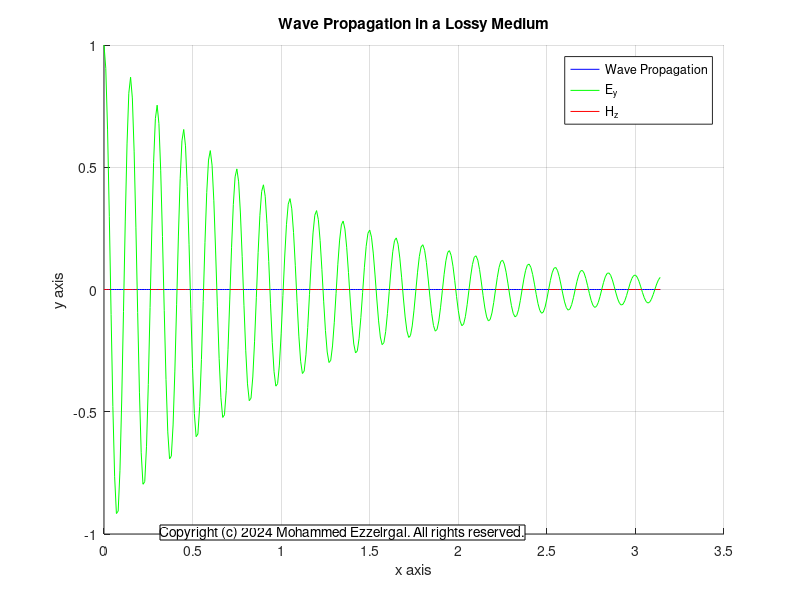

The MATLAB source for this figure:
%%  parameters
f = 1e9; 
omega = 2 * pi * f; 
epsilon_r = 4; 
sigma = 0.01; 
mu_r = 1;  
phi = 0; 

%% Constants
mu_0 = 4 * pi * 1e-7;
epsilon_0 = 8.854187817e-12; 
mu = mu_r * mu_0; 
epsilon = epsilon_r * epsilon_0; 

%% Calculation o
gamma = sqrt(1j * omega * mu * (sigma + 1j * omega * epsilon));
alpha = real(gamma); % Attenuation constant
beta = imag(gamma); % Phase constant

%% Wave parameters
E_max = 1; % Maximum amplitude of E field (V/m)
H_max = E_max / sqrt(mu / epsilon); % Maximum amplitude of H field (A/m), using intrinsic impedance

%% Position and Time 
x = 0:0.01:1*pi; % Range of positions along the x-axis to evaluate

t = 0; % s, can vary this to see the wave at different times

%% Equations
Ey = E_max * exp(-alpha * x) .* cos(omega * t - beta * x - phi); % Electric field along y-axis
Hz = H_max * exp(-alpha * x) .* cos(omega * t - beta * x - phi); % Magnetic field along z-axis
mm = x * 0; % Dummy variable for plotting purposes

%% Plot
figure;
hold on;
plot3(x, mm, mm, 'b'); % Plot wave propagation along x-axis
plot3(x, Ey, mm, 'g'); % Plot electric field along y-axis
plot3(x, mm, Hz, 'r'); % Plot magnetic field along z-axis
xlabel('x axis');
ylabel('y axis');
zlabel('z axis');
legend('Wave Propagation','E_y', 'H_z');
title('Wave Propagation in a Lossy Medium');
grid on;
hold off;

annotation('textbox', [0.2, 0.1, 0.2, 0.1], 'String', 'Copyright (c) 2024 Mohammed Ezzelrgal. All rights reserved.', 'FitBoxToText', 'on', 'BackgroundColor', 'w');





